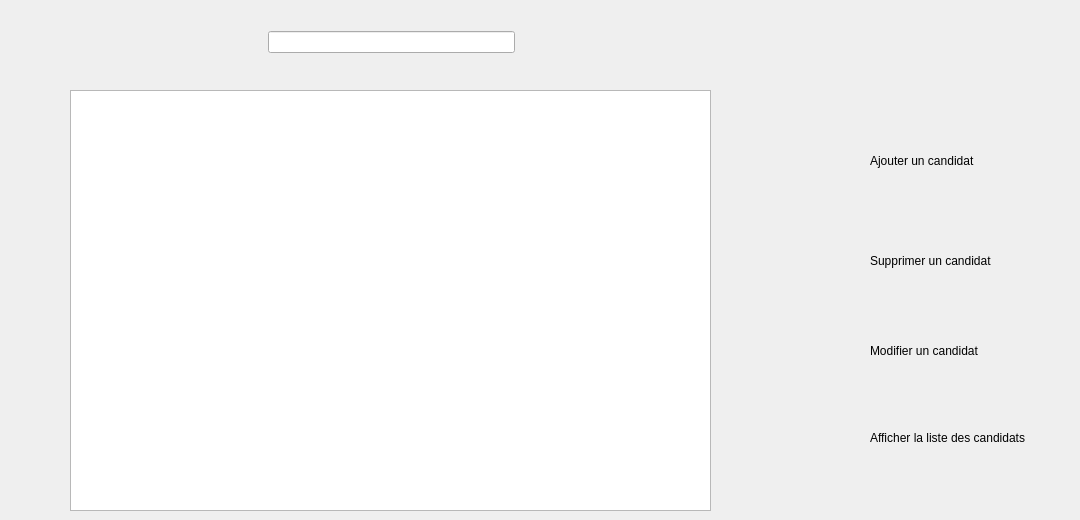
   <widget class="QWidget" name="page_2">
    <widget class="QTableView" name="tabCandidat">
     <property name="geometry">
      <rect>
       <x>70</x>
       <y>90</y>
       <width>641</width>
       <height>421</height>
      </rect>
     </property>
    </widget>
    <widget class="QLabel" name="label_ajoutCandidat">
     <property name="geometry">
      <rect>
       <x>870</x>
       <y>150</y>
       <width>151</width>
       <height>21</height>
      </rect>
     </property>
     <property name="styleSheet">
      <string notr="true">font: 75 9pt &quot;MS Shell Dlg 2&quot;;</string>
     </property>
     <property name="text">
      <string>Ajouter un candidat</string>
     </property>
    </widget>
    <widget class="QLabel" name="label_supprimerCandidat">
     <property name="geometry">
      <rect>
       <x>870</x>
       <y>250</y>
       <width>161</width>
       <height>21</height>
      </rect>
     </property>
     <property name="styleSheet">
      <string notr="true">font: 75 9pt &quot;MS Shell Dlg 2&quot;;</string>
     </property>
     <property name="text">
      <string>Supprimer un candidat</string>
     </property>
    </widget>
    <widget class="QLabel" name="label_modifierCandidat">
     <property name="geometry">
      <rect>
       <x>870</x>
       <y>340</y>
       <width>161</width>
       <height>21</height>
      </rect>
     </property>
     <property name="styleSheet">
      <string notr="true">font: 75 9pt &quot;MS Shell Dlg 2&quot;;</string>
     </property>
     <property name="text">
      <string>Modifier un candidat</string>
     </property>
    </widget>
    <widget class="QLabel" name="label_afficherCandidat">
     <property name="geometry">
      <rect>
       <x>870</x>
       <y>430</y>
       <width>201</width>
       <height>16</height>
      </rect>
     </property>
     <property name="styleSheet">
      <string notr="true">font: 75 9pt &quot;MS Shell Dlg 2&quot;;</string>
     </property>
     <property name="text">
      <string>Afficher la liste des candidats</string>
     </property>
    </widget>
    <widget class="QWidget" name="layoutWidget">
     <property name="geometry">
      <rect>
       <x>770</x>
       <y>100</y>
       <width>86</width>
       <height>381</height>
      </rect>
     </property>
     <layout class="QVBoxLayout" name="verticalLayout">
      <item>
       <widget class="QPushButton" name="pushButton_ajoutCandidat">
        <property name="styleSheet">
         <string notr="true">background-color: transparent; border: 0px </string>
        </property>
        <property name="text">
         <string/>
        </property>
        <property name="icon">
         <iconset resource="resources.qrc">
          <normaloff>:/new/prefix1/resources/icons8-ajouter-un-utilisateur-homme-48.png</normaloff>:/new/prefix1/resources/icons8-ajouter-un-utilisateur-homme-48.png</iconset>
        </property>
        <property name="iconSize">
         <size>
          <width>80</width>
          <height>80</height>
         </size>
        </property>
       </widget>
      </item>
      <item>
       <widget class="QPushButton" name="pushButton_supprimerCandidat">
        <property name="styleSheet">
         <string notr="true">background-color: transparent; border: 0px </string>
        </property>
        <property name="text">
         <string/>
        </property>
        <property name="icon">
         <iconset resource="resources.qrc">
          <normaloff>:/new/prefix1/resources/icons8-supprimer-l'utilisateur-homme-48.png</normaloff>:/new/prefix1/resources/icons8-supprimer-l'utilisateur-homme-48.png</iconset>
        </property>
        <property name="iconSize">
         <size>
          <width>80</width>
          <height>80</height>
         </size>
        </property>
       </widget>
      </item>
      <item>
       <widget class="QPushButton" name="pushButton_modifierCandidat">
        <property name="styleSheet">
         <string notr="true">background-color: transparent; border: 0px </string>
        </property>
        <property name="text">
         <string/>
        </property>
        <property name="icon">
         <iconset resource="resources.qrc">
          <normaloff>:/new/prefix1/resources/icons8-paramètres-48.png</normaloff>:/new/prefix1/resources/icons8-paramètres-48.png</iconset>
        </property>
        <property name="iconSize">
         <size>
          <width>80</width>
          <height>80</height>
         </size>
        </property>
       </widget>
      </item>
      <item>
       <widget class="QPushButton" name="pushButton">
        <property name="styleSheet">
         <string notr="true">background-color: transparent; border: 0px </string>
        </property>
        <property name="text">
         <string/>
        </property>
        <property name="icon">
         <iconset resource="resources.qrc">
          <normaloff>:/new/prefix1/resources/icons8-screen-64.png</normaloff>:/new/prefix1/resources/icons8-screen-64.png</iconset>
        </property>
        <property name="iconSize">
         <size>
          <width>60</width>
          <height>60</height>
         </size>
        </property>
       </widget>
      </item>
     </layout>
    </widget>
    <widget class="QPushButton" name="pushButton_precedent_Candidat">
     <property name="geometry">
      <rect>
       <x>20</x>
       <y>20</y>
       <width>51</width>
       <height>31</height>
      </rect>
     </property>
     <property name="styleSheet">
      <string notr="true">background-color: transparent; border: 0px </string>
     </property>
     <property name="text">
      <string/>
     </property>
     <property name="icon">
      <iconset resource="resources.qrc">
       <normaloff>:/new/prefix1/resources/icons8-annuler-48.png</normaloff>:/new/prefix1/resources/icons8-annuler-48.png</iconset>
     </property>
     <property name="iconSize">
      <size>
       <width>40</width>
       <height>40</height>
      </size>
     </property>
    </widget>
    <widget class="QWidget" name="layoutWidget">
     <property name="geometry">
      <rect>
       <x>230</x>
       <y>10</y>
       <width>361</width>
       <height>64</height>
      </rect>
     </property>
     <layout class="QHBoxLayout" name="horizontalLayout_8">
      <item>
       <layout class="QHBoxLayout" name="horizontalLayout_7">
        <item>
         <widget class="QPushButton" name="pushButton_chercherCandidat">
          <property name="styleSheet">
           <string notr="true">background-color: transparent; border: 0px </string>
          </property>
          <property name="text">
           <string/>
          </property>
          <property name="icon">
           <iconset resource="resources.qrc">
            <normaloff>:/new/prefix1/resources/icons8-trouver-l'utilisateur-femme-48.png</normaloff>:/new/prefix1/resources/icons8-trouver-l'utilisateur-femme-48.png</iconset>
          </property>
          <property name="iconSize">
           <size>
            <width>60</width>
            <height>60</height>
           </size>
          </property>
         </widget>
        </item>
        <item>
         <widget class="QLineEdit" name="lineEdit_chercherCandidat"/>
        </item>
       </layout>
      </item>
      <item>
       <layout class="QHBoxLayout" name="horizontalLayout_6">
        <item>
         <widget class="QPushButton" name="pushButton_triASC">
          <property name="styleSheet">
           <string notr="true">background-color: transparent; border: 0px </string>
          </property>
          <property name="text">
           <string/>
          </property>
          <property name="icon">
           <iconset resource="resources.qrc">
            <normaloff>:/new/prefix1/resources/up.png</normaloff>:/new/prefix1/resources/up.png</iconset>
          </property>
          <property name="iconSize">
           <size>
            <width>20</width>
            <height>20</height>
           </size>
          </property>
         </widget>
        </item>
        <item>
         <widget class="QPushButton" name="pushButton_triDESC">
          <property name="styleSheet">
           <string notr="true">background-color: transparent; border: 0px </string>
          </property>
          <property name="text">
           <string/>
          </property>
          <property name="icon">
           <iconset resource="resources.qrc">
            <normaloff>:/new/prefix1/resources/down.png</normaloff>:/new/prefix1/resources/down.png</iconset>
          </property>
          <property name="iconSize">
           <size>
            <width>20</width>
            <height>20</height>
           </size>
          </property>
         </widget>
        </item>
       </layout>
      </item>
     </layout>
    </widget>
   </widget>
